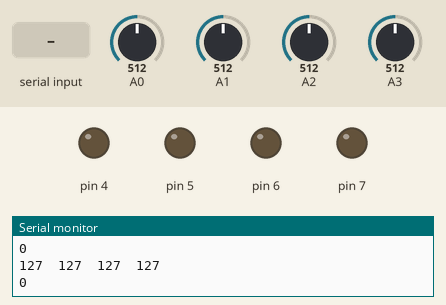
The sketch below on a simulated Arduino Mega 2560, built with avr-gcc and run on an emulated ATmega2560. Shown: output pins drawn as LEDs (lit = HIGH), the last lines printed to the serial monitor. Inputs (shaded band) come from the test bench; at power-on: A0 = 512, A1 = 512, A2 = 512, A3 = 512.

Above: at 3.2 s.
3.3 s: "30,150\n" received over the second serial link
At 4.1 s:
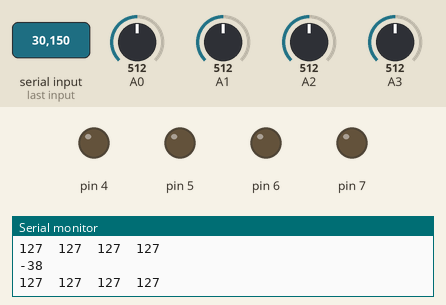
4.8 s: "1\n" received over the second serial link
At 5.4 s:
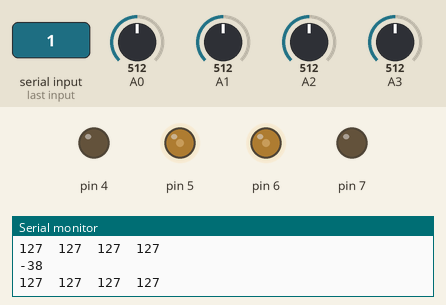
6.3 s: A0 set to 411
7.8 s: A0 set to 393
10.8 s: A1 set to 419
12.3 s: A1 set to 383
Timing chart, 0 to 14.8 s (numbered marks = the images above; inputs shaded):
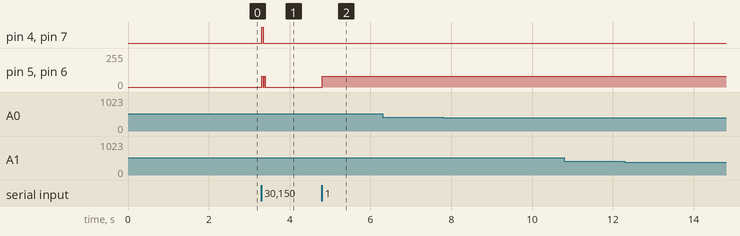

The sketch:

main_seeduino.ino
```cpp
#include <Keypad.h> // подключаем библиотеку Keypad
#include "Arduino.h"
#include <EEPROM.h>

static uint32_t time_search = millis();

int v = 80, condition = 0, time_cycle = 9500, fall_value [4] = {850, 950, 925, 970}, light_sens [4] = {0, 0, 0, 0};
bool turn = false;

void motor(int motorL, int motorR){
  digitalWrite(4, (motorL > 0));
  motorL = abs(motorL);
  analogWrite(5, min(255, motorL));

  digitalWrite(7, (motorR < 0));
  motorR = abs(motorR);
  analogWrite(6, min(255, motorR));
}
void alignment(){
  if (condition == 1){
    motor(-v, v);
  } else if (condition == 3){
    motor(v, -v);
  } else if (condition == 2){
    motor(0, 0);
  }
}
void searching(){
  static uint32_t timer = millis();
  if ((millis() - timer) % time_cycle < 700){
    motor(90, -90);
    turn = true;
  } else if ((millis() - timer) % time_cycle < 3000){
    motor(0, 0);
    turn = false;
  } else if ((millis() - timer) % time_cycle < 3700){
    motor(-73, -73);
    turn = false;
  } else if ((millis() - timer) % time_cycle < 5000){
    motor(0, 0);
    turn = false;
  } else if ((millis() - timer) % time_cycle < 5700){
    motor(-90, 90);
    turn = true;
  } else if ((millis() - timer) % time_cycle < 6900){
    motor(0, 0);
    turn = false;
  } else if ((millis() - timer) % time_cycle < 7300){
    motor(-70, -70);
    turn = false;
  } else{
    motor(0, 0);
    turn = false;
  }
}
void light_sensors_calibr(){
  if (condition == 7){
    delay(2000);
    sens_update();

    EEPROM.write(0, light_sens[0]);
    EEPROM.write(1, light_sens[1]);
    EEPROM.write(2, light_sens[2]);
    EEPROM.write(3, light_sens[3]);
    for (int sensor = 0; sensor < 4; sensor ++){
      fall_value[sensor] = EEPROM.read(sensor) + 15;
      Serial.print(fall_value[sensor]);
      Serial.print("\t");
    }
    Serial.println("");
  }
  condition = 0;
}
void sens_update(){
  for (int sensor = 0; sensor < 4; sensor ++){
    light_sens[sensor] = map(analogRead(sensor), 0, 1023, 0, 255);
    Serial.print(light_sens[sensor]);
    Serial.print("\t");
  }
  Serial.println("");
}
void falling_defence(){
  sens_update();
  if ((light_sens[0] > fall_value[0] || light_sens[1] > fall_value[1] || light_sens[2] > fall_value[2] || light_sens[3] > fall_value[3]) && !turn){
    motor(90, 87);
    delay(1000);
  } else if (condition == 0){
    motor(0, 0);
  }
}
void uart(){
  if (Serial2.available()){
    condition = int(Serial2.read()) - 48;
  }
  Serial.println(condition);
  Serial1.write(condition);
}

void setup() {
  pinMode(4, 1);
  pinMode(7, 1);
  Serial.begin(9600);
  Serial1.begin(9600);
  Serial2.begin(9600);
  Serial3.begin(9600);

  for (int sensor = 0; sensor < 4; sensor ++){
    fall_value[sensor] = EEPROM.read(sensor) + 15;
    Serial.print(fall_value[sensor]);
    Serial.print("\t");
  }
  Serial.println("");
  delay(2000);

  //ожидание концепции

}

void loop() {
  falling_defence();
  uart();
  if (condition == 6){
    //searching();
  } if (condition == 5){
    motor(0, 0);
  } if (condition == 4){
    motor(0, 0);
  } if (condition == 7){
    light_sensors_calibr();
  }else{
    alignment();
  }
  // put your main code here, to run repeatedly:

}
```

Measured:
- after the input at 3.3 s, pin 4, pin 7: LOW → HIGH at once, → LOW 0.04 s later; pin 5, pin 6: alternates 80/255 for 0.03 s and 0/255 for 0.03 s, 4 changes in all, then stays 0/255, starting at once
- after the input at 4.8 s, pin 5, pin 6: 0/255 → 80/255 at once
